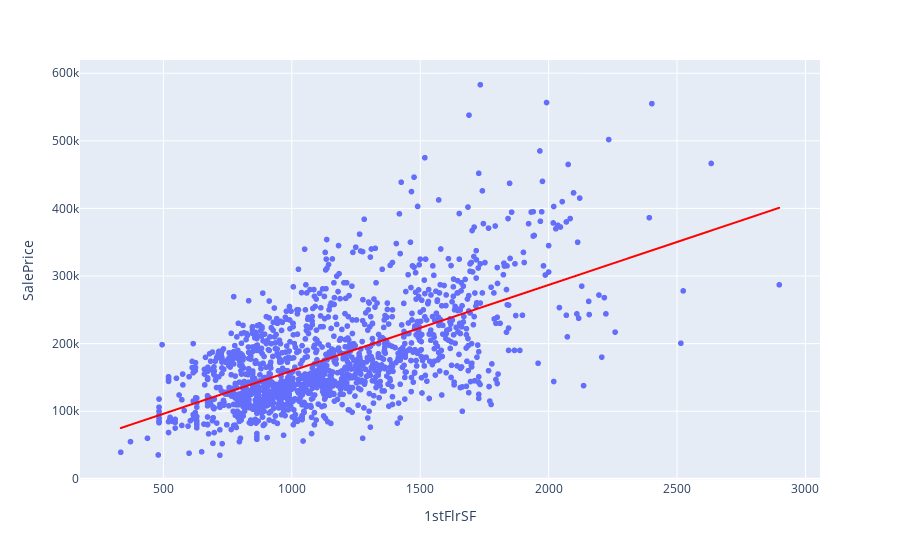

Write notebook code for a chart like this one.
### Code cell
# scatter plot
fig = px.scatter(df, x="1stFlrSF",
                 y="SalePrice", 
                 trendline="ols",
                 trendline_color_override="red"
                )
fig.show()

### Figure 1 — Plotly figure (JSON) as saved in the notebook; plotly's stock layout.template omitted (floating-point values rounded to 4 significant figures; data arrays with more than 128 entries replaced by an {"elided": "..."} marker saying what was removed)
{"data": [{"hovertemplate": "1stFlrSF=%{x}<br>SalePrice=%{y}<extra></extra>", "legendgroup": "", "marker": {"color": "#636efa", "symbol": "circle"}, "mode": "markers", "name": "", "showlegend": false, "type": "scattergl", "x": {"elided": "1453 int values"}, "xaxis": "x", "y": {"elided": "1453 int values"}, "yaxis": "y"}, {"hovertemplate": "<b>OLS trendline</b><br>SalePrice = 127.065 * 1stFlrSF + 32693.3<br>R<sup>2</sup>=0.382637<br><br>1stFlrSF=%{x}<br>SalePrice=%{y} <b>(trend)</b><extra></extra>", "legendgroup": "", "line": {"color": "red"}, "marker": {"color": "#636efa", "symbol": "circle"}, "mode": "lines", "name": "", "showlegend": false, "type": "scattergl", "x": {"elided": "1453 int values"}, "xaxis": "x", "y": {"elided": "1453 float values"}, "yaxis": "y"}], "layout": {"autosize": true, "legend": {"tracegroupgap": 0}, "margin": {"t": 60}, "xaxis": {"anchor": "y", "autorange": true, "domain": [0, 1], "range": [181.9, 3050.0], "title": {"text": "1stFlrSF"}, "type": "linear"}, "yaxis": {"anchor": "x", "autorange": true, "domain": [0, 1], "range": [-7533.0, 625400.0], "title": {"text": "SalePrice"}, "type": "linear"}}}
